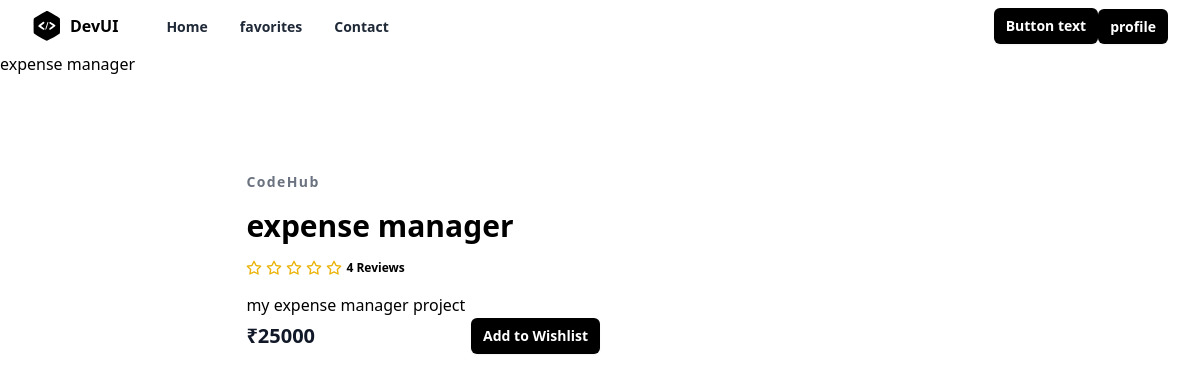
/project/1/, run on the app's committed database.
### store/models.py (models this page shows)
class Project(models.Model):
    title=models.CharField(max_length=200)
    description=models.TextField()
    tag_objects=models.ManyToManyField(Tag)
    owner=models.ForeignKey(User,on_delete=models.CASCADE,related_name="projects")
    thumbnail=EmbedVideoField()
    price=models.PositiveIntegerField()
    files=models.FileField(upload_to="projects",null=True)
    created_date=models.DateTimeField(auto_now_add=True)
    updated_date=models.DateTimeField(auto_now=True)
    is_active=models.BooleanField(default=True)
    def __str__(self):
        return self.title

### store/views.py (the view)
# urls.py: path('project/<int:pk>/',views.ProjectDetailView.as_view(),name="project-detail"),
class ProjectDetailView(DetailView):
    template_name="store/project_detail.html"
    context_object_name="project"
    model=Project

### store/templates/store/project_detail.html (shortened to what this page needs)
{%extends 'store/base.html'%}
{%load embed_video_tags %}
{%block main_block%}
{{project}}
<section class="overflow-hidden">
    <div class="mx-auto max-w-5xl px-5 py-24">
      <div class="mx-auto flex flex-wrap items-center lg:w-4/5">
        <div class="mt-6 w-full lg:mt-0 lg:w-1/2 lg:pl-10">
          <h2 class="text-sm font-semibold tracking-widest text-gray-500">
            CodeHub
          </h2>
          <h1 class="my-4 text-3xl font-semibold text-black">{{project.title}}</h1>
          <div class="my-4 flex items-center">
            <span class="flex items-center space-x-1">
              <span class="ml-3 inline-block text-xs font-semibold">
                4 Reviews
              </span>
            </span>
          </div>
          <p class="leading-relaxed">
           {{project.description}}
          </p>
          <div class="flex items-center justify-between">
            <span class="title-font text-xl font-bold text-gray-900">
              ₹{{project.price}}
            </span>
            <a
            href="{%url 'add-wishlistitem' project.id%}"
              type="button"
              class="rounded-md bg-black px-3 py-2 text-sm font-semibold text-white shadow-sm hover:bg-black/80 focus-visible:outline focus-visible:outline-2 focus-visible:outline-offset-2 focus-visible:outline-black"
            >
              Add to Wishlist
            </a>
          </div>
        </div>
      </div>
    </div>
  </section>
{%endblock%}

### data on the page
Project: title "expense manager", description "my expense manager project", price "25000"
